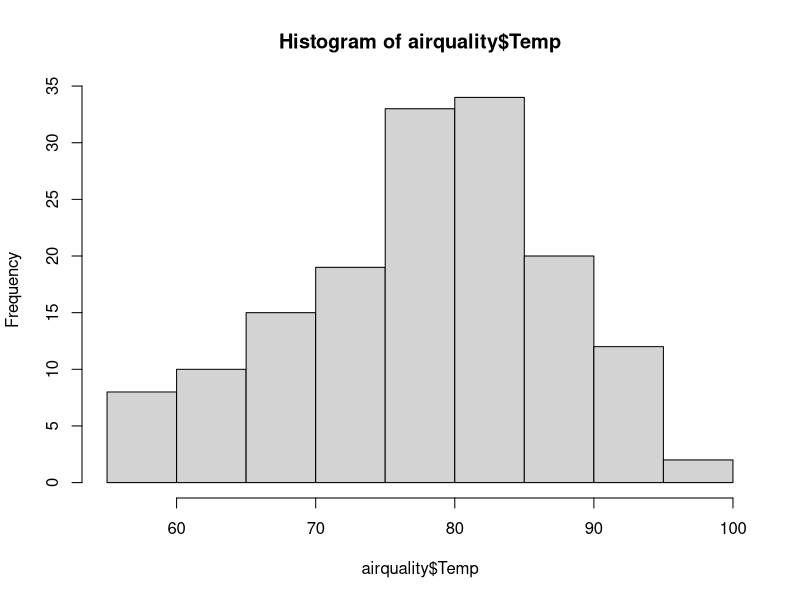
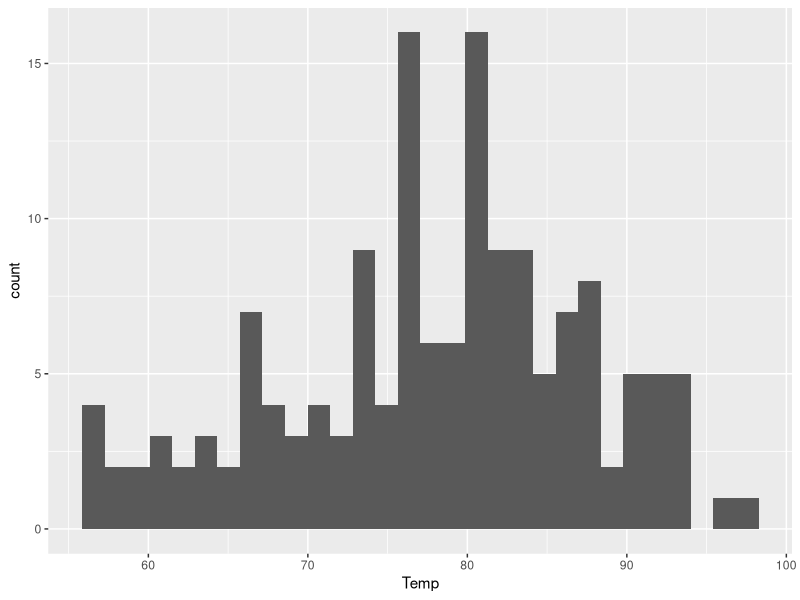
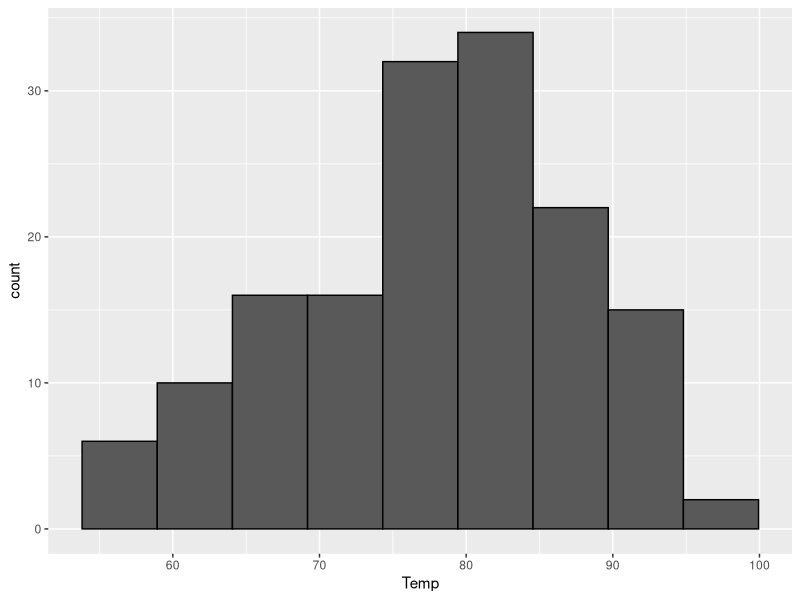
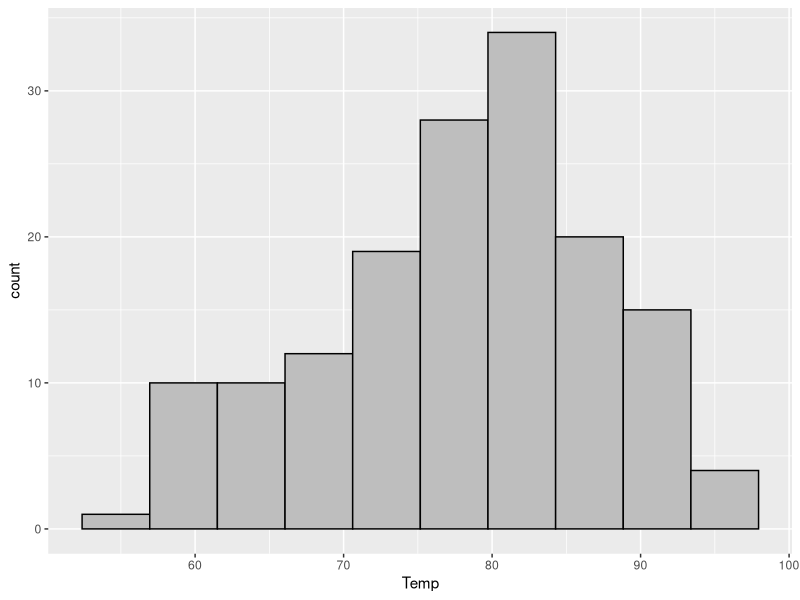
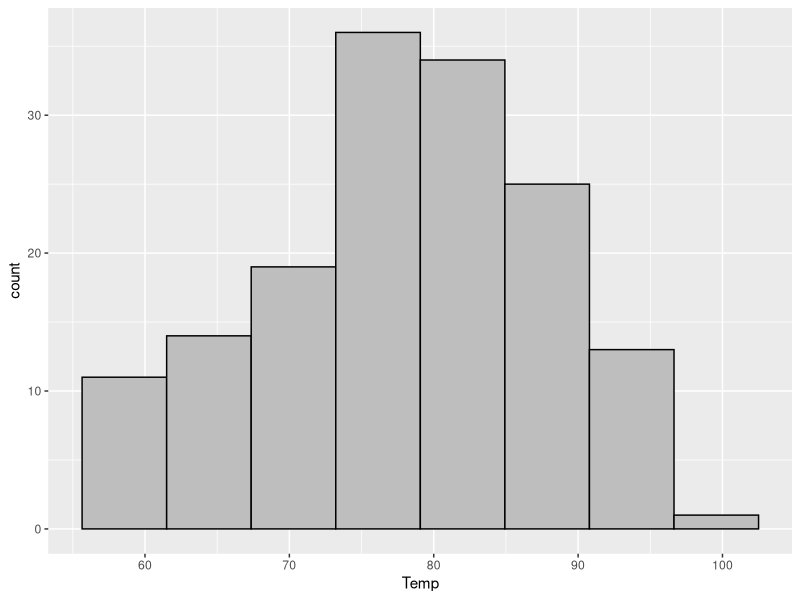
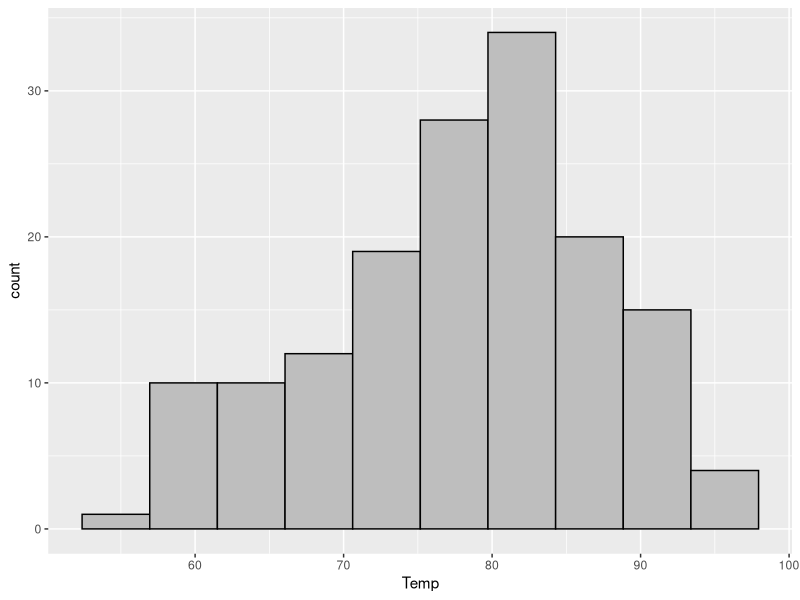
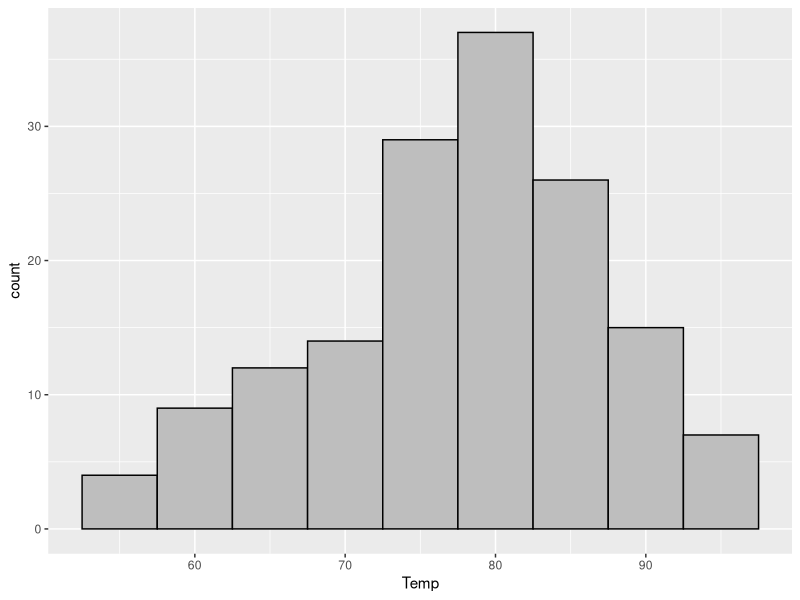
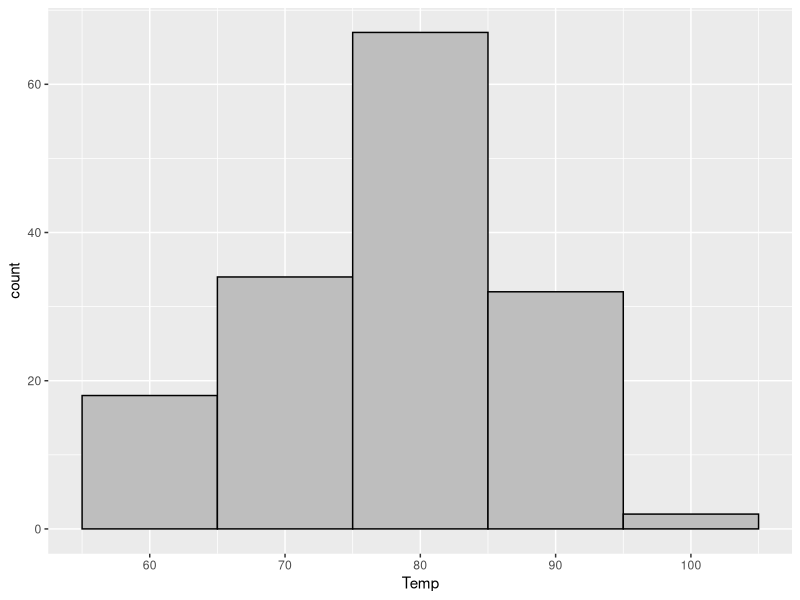

These figures' R source, in order:
## ---- chunk 1
hist(airquality$Temp)
## ---- chunk 2
library(ggplot2)
ggplot(airquality) +
	aes(x = Temp) +
	geom_histogram()
## ---- chunk 3
my_k <- ceiling(log2(nrow(airquality))) + 1
ggplot(airquality) +
	aes(x = Temp) +
	geom_histogram(bins = my_k, color = "black")
## ---- chunk 4
k2 <- nclass.Sturges(airquality$Temp)
identical(my_k, k2)
## ---- chunk 5
sturges_bw <- function(x) { (max(x) - min(x)) / nclass.Sturges(x) }
ggplot(airquality) +
	aes(x = Temp) +
	geom_histogram(binwidth = sturges_bw, color = "black", fill = "gray")
## ---- chunk 6
scott_bw <- function(x) { (max(x) - min(x)) / nclass.scott(x) }
ggplot(airquality) +
	aes(x = Temp) +
	geom_histogram(binwidth = scott_bw, color = "black", fill = "gray")
## ---- chunk 7
fd_bw <- function(x) { (max(x) - min(x)) / nclass.FD(x) }
ggplot(airquality) +
	aes(x = Temp) +
	geom_histogram(binwidth = fd_bw, color = "black", fill = "gray")
## ---- chunk 8
ggplot(airquality) +
	aes(x = Temp) +
	geom_histogram(binwidth = 5, color = "black", fill = "gray")
## ---- chunk 9
ggplot(airquality) +
	aes(x = Temp) +
	geom_histogram(binwidth = 10, color = "black", fill = "gray")
## ---- chunk 10
ggplot(airquality) +
	aes(x = Temp) +
	geom_histogram(binwidth = 1, color = "black", fill = "gray")
## ---- chunk 11
ggplot(airquality) +
	aes(x = Temp) +
	geom_histogram(
		aes(y = after_stat(density)),
		binwidth = 1, color = "black", fill = "gray"
	) +
	geom_density(color = "red")
## ---- chunk 12
ggplot(airquality) +
	aes(x = Temp) +
	geom_histogram(
		aes(y = after_stat(density)),
		binwidth = fd_bw, color = "black", fill = "gray"
	) +
	geom_density(color = "red")
## ---- chunk 13
#| fig-height: 7
p1 <- 
	ggplot(diamonds) +
	aes(x = log(price)) +
	geom_histogram(color = "black", fill = "gray", boundary = 0.5) +
	ggtitle("30 bins (ggplot2 default)")

p2 <- 
	ggplot(diamonds) +
	aes(x = log(price)) +
	geom_histogram(binwidth = fd_bw, color = "black", fill = "gray") +
	ggtitle("FD")

p3 <- 
	ggplot(diamonds) +
	aes(x = log(price)) +
	geom_histogram(binwidth = scott_bw, color = "black", fill = "gray") +
	ggtitle("scott")

p4 <- 
	ggplot(diamonds) +
	aes(x = log(price)) +
	geom_histogram(binwidth = sturges_bw, color = "black", fill = "gray") +
	ggtitle("sturges")

p5 <- 
	ggplot(diamonds) +
	aes(x = log(price)) +
	geom_histogram(binwidth = 2, color = "black", fill = "gray") +
	ggtitle("manual (binwidth of 2 = log10(100))")

p6 <- 
	ggplot(diamonds) +
	aes(x = log(price)) +
	geom_histogram(binwidth = 0.01, fill = "gray") +
	ggtitle("manual (binwidth of 0.01)")

cowplot::plot_grid(
	p1, p2, p3, p4, p5, p6,
	ncol = 2, nrow = 3
)
## ---- chunk 14
Sys.time()
## ---- chunk 15
sessionInfo()
